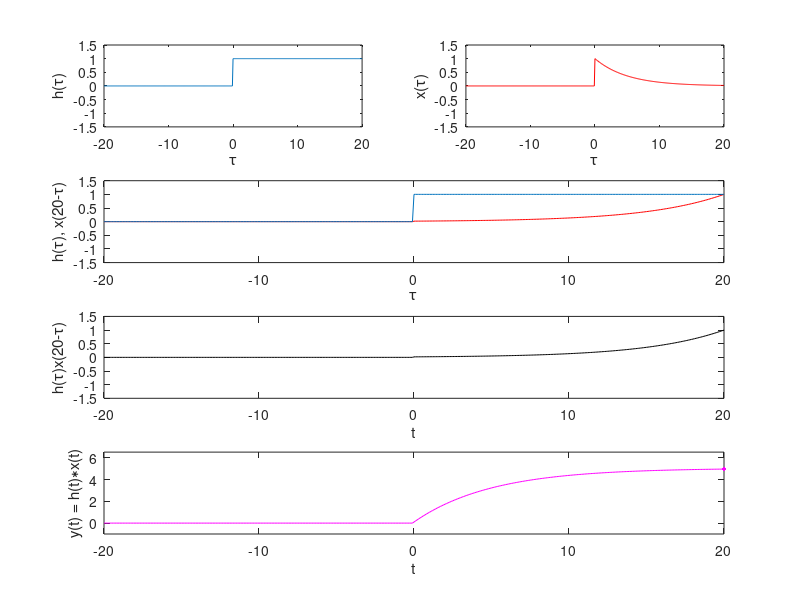

MATLAB code to generate this figure:
clear all
close all
clc

T = 20;
dt = 0.1;
N = T/dt;
t = -T:dt:T;
alpha = exp(-0.2);
x = [zeros(1,N) alpha.^t(end-N:end)];
h = [zeros(1,N) ones(1,N+1)];

y = [];
figure
i = 1;
for n = -N:N
    if mod(n,1/dt) == 0
        subplot(4,2,1)
        plot(t,h,'MarkerFaceColor','blue'), axis([-T T -1.5 1.5]), xlabel('\tau'), ylabel('h(\tau)')
        subplot(4,2,2)
        plot(t,x,'r','MarkerFaceColor','red'), axis([-T T -1.5 1.5]), xlabel('\tau'), ylabel('x(\tau)')
    end
    if n<0
        if mod(n,1/dt) == 0
            subplot(4,2,[3,4])
            plot(t,[x(end-abs(n):-1:1) zeros(1,abs(n))],'r','MarkerFaceColor','red','MarkerSize',10), hold on,
            plot(t,h,'MarkerFaceColor','blue'), axis([-T T -1.5 1.5]), xlabel('\tau'), ylabel(['h(\tau), x(' sprintf('%2.0f',n*dt) '-\tau)'])
            hold off
            subplot(4,2,[5,6])
            plot(t,h.*[x(end-abs(n):-1:1) zeros(1,abs(n))],'k','MarkerFaceColor','black'), axis([-T T -1.5 1.5])
            xlabel('\tau'), ylabel(['h(\tau)x(' sprintf('%2.0f',n*dt) '-\tau)'])
            subplot(4,2,[7,8])
        end
        y = [y sum(h.*[x(end-abs(n):-1:1) zeros(1,abs(n))])*dt];
        if mod(n,1/dt) == 0
            plot(t,[y NaN(1,2*N+1-i)],'m','MarkerFaceColor','magenta'), hold on,
            plot(t(i),y(end),'m','MarkerFaceColor','magenta','MarkerSize',10),
            axis([-T T -1 1/(1-alpha)+1]), xlabel('t'), ylabel('y(t) = h(t)\ast x(t)')
        end
    else
        if mod(n,1/dt) == 0
            subplot(4,2,[3,4])
            plot(t,[zeros(1,n) x(end:-1:1+n) ],'r','MarkerFaceColor','red','MarkerSize',10), hold on,
            plot(t,h,'MarkerFaceColor','blue'), axis([-T T -1.5 1.5]), xlabel('\tau'), ylabel(['h(\tau), x(' sprintf('%2.0f',n*dt) '-\tau)'])
            hold off
            subplot(4,2,[5,6])
            plot(t,h.*[zeros(1,n) x(end:-1:1+n)],'k','MarkerFaceColor','black'), axis([-T T -1.5 1.5])
            xlabel('t'), ylabel(['h(\tau)x(' sprintf('%2.0f',n*dt) '-\tau)'])
            subplot(4,2,[7,8])
        end
        
        y = [y sum(h.*[zeros(1,n) x(end:-1:1+n)])*dt];
        if mod(n,1/dt) == 0
            plot(t,[y NaN(1,2*N+1-i)],'m','MarkerFaceColor','magenta'), hold on,
            plot(t(i),y(end),'m','MarkerFaceColor','magenta','MarkerSize',10),
            axis([-T T -1 1/(1-alpha)+1]), xlabel('t'), ylabel('y(t) = h(t)\astx(t)')
        end
    end
    if mod(n,1/dt) == 0
        hold off
        pause
    end
    i = i + 1;
end
